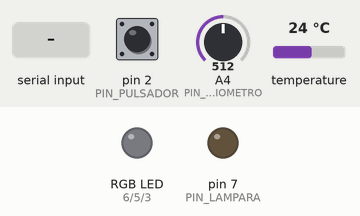
This sketch was run on a simulated Arduino Uno, built with avr-gcc and run on an emulated ATmega328P. Shown: an RGB LED mixed from three pins (HIGH = lit), output pins drawn as LEDs (lit = HIGH). The inputs (shaded band) are chosen by the test bench; at power-on: pin 2 (PIN_PULSADOR) LOW, temperature 24 °C, A4 (PIN_POTENCIOMETRO) = 512. Dim RGB values are drawn brighter than linear.

Above: at 1.2 s.
1.3 s: byte 68 (CARACTER_SENIAL_DISTANCIA_SP) received over Serial
At 3.2 s:
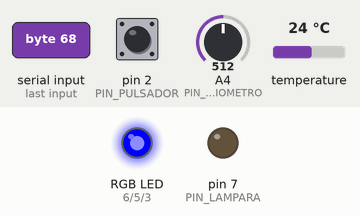
4.0 s: pin 2 (PIN_PULSADOR) pulled HIGH for 3.2 s
At 5.3 s:
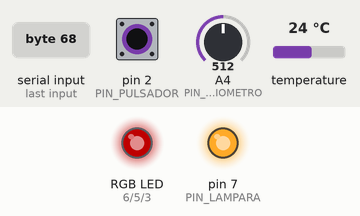
8.7 s: temperature set to 12 °C
At 10.6 s:
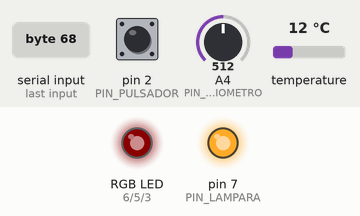
10.9 s: A4 (PIN_POTENCIOMETRO) set to 0
At 13.0 s:
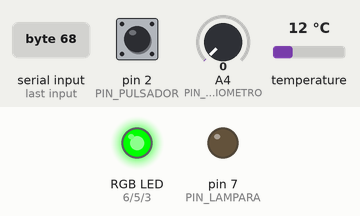
14.0 s: pin 2 (PIN_PULSADOR) pulled HIGH for 3.2 s
At 16.7 s:
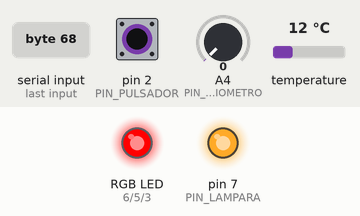
18.7 s: pin 2 (PIN_PULSADOR) pulled HIGH for 1 s
At 19.9 s:
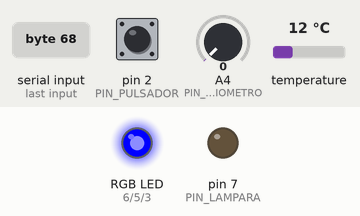
Timing chart, 0 to 21.7 s (numbered marks = the images above; inputs shaded):
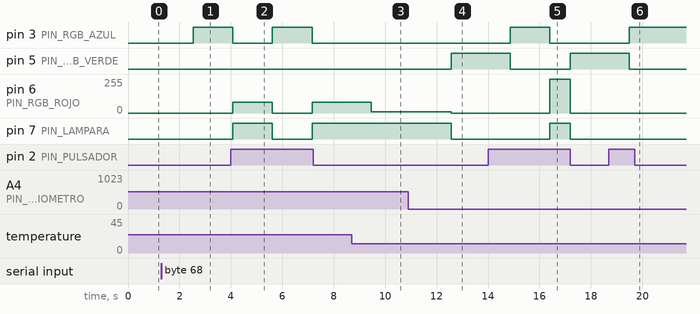

The sketch:

SmartBoiler.ino
```cpp
#include <DallasTemperature.h>
#include <OneWire.h>
#include <SoftwareSerial.h>

// ----------------------- Constantes -----------------------------
#define oneWirePin 12

// Valores de inicialización
#define BAUD_RATE 9600

// Valores lógicos pulsador
#define ENCENDER HIGH
#define APAGAR LOW

// Número de pin
#define PIN_LAMPARA 7
#define PIN_RGB_ROJO 6
#define PIN_RGB_VERDE 5
#define PIN_RGB_AZUL 3
#define PIN_PULSADOR 2
#define PIN_POTENCIOMETRO A4
#define PIN_SENSOR_TEMPERATURA A5
#define PIN_DISTANCIA_ECHO 9
#define PIN_DISTANCIA_TRIGGER 10
#define PIN_BT_TX 8
#define PIN_BT_RX 13

// Valores potenciómetro
#define MIN_VALOR_POTENCIOMETRO 0
#define MAX_VALOR_POTENCIOMETRO 1023

// Valores temperatura
#define MIN_TEMPERATURA 10
#define MAX_TEMPERATURA 99
#define FACTOR_ESCALA_TEMPERATURA 0.49
#define PUNTO_REFERENCIA_TEMPERATURA 50
#define PORCENTAJE_PERDIDA_TEMPERATURA 0.1
#define DECENA 10
#define TEMP_INICIAL_POTENCIOMETRO -1
#define CONVERTIR_ASCII_DECIMAL 48
#define VARIACION_RANGO_TEMPERATURA 1
#define INDICE_SENSOR_TEMP_LEER 0

// Valores RGB
#define RGB_LOW 0
#define RGB_HIGH 255

// Valores distancia
#define DELAY_LIMPIEZA_SENSOR_DISTANCIA 2
#define DELAY_TRIGGER_SENSOR_DISTANCIA 10
#define FACTOR_CONVERSION_DISTANCIA_CM 0.01723
#define DISTANCIA_AGUA_SUFICIENTE 10
#define CARACTER_SENIAL_DISTANCIA_SP 'D'
#define DISTANCIA_POR_DEFECTO 100

// Seniales Bluetooth
#define PRENDER_DESDE_BT 'E'
#define APAGAR_DESDE_BT 'A'
#define BT_TEMP 'T'

// -------------------- Variables globales ---------------------
int temperaturaDeseada;
int temperaturaActual;
int temperaturaAnteriorPotenciometro;
int temperaturaActualPotenciometro;
int distanciaActual;

// ------------------- Estados --------------------------------
enum estados
{
    ESTADO_PREPARADO,
    ESTADO_NO_PREPARADO,
    ESTADO_CALENTANDO,
    ESTADO_ESPERANDO
} estadoActual;

// ------------------ Eventos -----------------------------
enum eventos
{
    EVENTO_CONTINUE,
    EVENTO_ON,
    EVENTO_OFF,
    EVENTO_AGUA_SUFICIENTE,
    EVENTO_AGUA_INSUFICIENTE,
    EVENTO_TEMPERATURA_DESEADA_ALCANZADA,
    EVENTO_PERDIDA_TEMPERATURA_DESEADA,
    EVENTO_CALENTANDO,
    EVENTO_APAGAR
} eventoNuevo;
int indiceEvento = 0;
const int CANTIDAD_SENSORES_VERIFICAR = 5;
void verificarEstadoSensorPulsador();
void verificarDistancia();
void verificarEstadoSensorPotenciometroYTemperatura();
void verificarPerdidaTemperatura();
void verificarSenialBT();
void (*verificarSensor[CANTIDAD_SENSORES_VERIFICAR])() = {verificarEstadoSensorPulsador, verificarDistancia, verificarEstadoSensorPotenciometroYTemperatura, verificarPerdidaTemperatura, verificarSenialBT};

// --------------------- Configuración de librerias -----------------
OneWire oneWireBus(oneWirePin);
DallasTemperature sensor(&oneWireBus);
SoftwareSerial serialBT (PIN_BT_TX, PIN_BT_RX);

// ------------------------------------------------------------------
void setup()
{
    inicializacion();
    sensor.begin();
}

void loop()
{
    leerEventos();
    maquinaDeEstado();
}

void inicializacion()
{
    serialBT.begin(BAUD_RATE);
    Serial.begin(BAUD_RATE);
    pinMode(PIN_PULSADOR, INPUT);
    pinMode(PIN_SENSOR_TEMPERATURA, INPUT);
    pinMode(PIN_POTENCIOMETRO, INPUT);
    pinMode(PIN_DISTANCIA_ECHO, INPUT);
    pinMode(PIN_LAMPARA, OUTPUT);
    pinMode(PIN_RGB_AZUL, OUTPUT);
    pinMode(PIN_RGB_VERDE, OUTPUT);
    pinMode(PIN_RGB_ROJO, OUTPUT);
    pinMode(PIN_DISTANCIA_TRIGGER, OUTPUT);
    estadoActual = ESTADO_NO_PREPARADO;
    temperaturaAnteriorPotenciometro = TEMP_INICIAL_POTENCIOMETRO;
    distanciaActual = DISTANCIA_POR_DEFECTO;
}

void maquinaDeEstado ()
{
    switch (estadoActual)
    {
        case ESTADO_NO_PREPARADO:
            switch(eventoNuevo)
            {
                case EVENTO_ON:
                    notificarAguaInsuficiente();
                    estadoActual = ESTADO_NO_PREPARADO;
                    break;
                case EVENTO_AGUA_SUFICIENTE:
                    prenderRGBAzul();
                    estadoActual = ESTADO_PREPARADO;
                    break;
                case EVENTO_CONTINUE:
                    estadoActual = ESTADO_NO_PREPARADO;
                    break;
                default:
                    break;
            }
            break;
        case ESTADO_PREPARADO:
            switch(eventoNuevo)
            {
                case EVENTO_ON:
                    encenderCalentador();
                    regularIntensidadRGBRojo();
                    estadoActual = ESTADO_CALENTANDO;
                    break;
                case EVENTO_AGUA_INSUFICIENTE:
                    apagarRGB();
                    estadoActual = ESTADO_NO_PREPARADO;
                    break;
                case EVENTO_CONTINUE:
                    estadoActual = ESTADO_PREPARADO;
                    break;
                default:
                    break;
            }
            break;
        case ESTADO_CALENTANDO:
            switch(eventoNuevo)
            {
                case EVENTO_OFF:
                    apagarCalentador();
                    prenderRGBAzul();
                    notificarApagarCalentador();
                    estadoActual = ESTADO_PREPARADO;
                    break;
                case EVENTO_AGUA_INSUFICIENTE:
                    apagarCalentador();
                    apagarRGB();
                    estadoActual = ESTADO_NO_PREPARADO;
                    break;
                case EVENTO_CALENTANDO:
                    regularIntensidadRGBRojo();
                    notificarTemperaturaActualYDeseada();
                    estadoActual = ESTADO_CALENTANDO;
                    break;
                case EVENTO_TEMPERATURA_DESEADA_ALCANZADA:
                    notificarTemperaturaDeseadaAlcanzada();
                    apagarCalentador();
                    prenderRGBVerde();
                    estadoActual = ESTADO_ESPERANDO;
                    break;
                default:
                    break;
            }
            break;
        case ESTADO_ESPERANDO:
            switch(eventoNuevo)
            {
                case EVENTO_OFF:
                    apagarCalentador();
                    prenderRGBAzul();
                    estadoActual = ESTADO_PREPARADO;
                    break;
                case EVENTO_PERDIDA_TEMPERATURA_DESEADA:
                    encenderCalentador();
                    regularIntensidadRGBRojo();
                    estadoActual = ESTADO_CALENTANDO;
                    break;
                case EVENTO_AGUA_INSUFICIENTE:
                    apagarCalentador();
                    apagarRGB();
		    estadoActual = ESTADO_NO_PREPARADO;
                    break;
                case EVENTO_CONTINUE:
                    estadoActual = ESTADO_ESPERANDO;
                    break;
                default:
                    break;
            }
            break;
        default:
            break;
    }
}

// ------------------------- Captura de eventos ------------------------------------
void leerEventos()
{
        verificarSensor[indiceEvento]();
        indiceEvento = ++indiceEvento % CANTIDAD_SENSORES_VERIFICAR;
}

void verificarEstadoSensorPulsador()
{
    int valorLogicoPulsador = digitalRead(PIN_PULSADOR);

    if (valorLogicoPulsador == HIGH && (estadoActual == ESTADO_CALENTANDO || estadoActual == ESTADO_ESPERANDO))
    {
      eventoNuevo = EVENTO_OFF;
    }
    else if(valorLogicoPulsador == HIGH && (estadoActual == ESTADO_NO_PREPARADO || estadoActual == ESTADO_PREPARADO))
      eventoNuevo = EVENTO_ON;
    else
      eventoNuevo = EVENTO_CONTINUE;
}

void verificarEstadoSensorPotenciometroYTemperatura()
{
    temperaturaActualPotenciometro = leerTemperaturaPotenciometro();
    if(temperaturaActualPotenciometro > temperaturaAnteriorPotenciometro + VARIACION_RANGO_TEMPERATURA || temperaturaActualPotenciometro < temperaturaAnteriorPotenciometro - VARIACION_RANGO_TEMPERATURA)
    {
        temperaturaDeseada = temperaturaActualPotenciometro;
        temperaturaAnteriorPotenciometro = temperaturaActualPotenciometro;
    }
    temperaturaActual = leerValorSensorTemperatura();

    if (temperaturaActual >= temperaturaDeseada)
        eventoNuevo = EVENTO_TEMPERATURA_DESEADA_ALCANZADA;
    else
        eventoNuevo = EVENTO_CALENTANDO;
}

void verificarDistancia()
{
    int distanciaEnCM = calcularDistanciaCM();
    if(distanciaEnCM <= DISTANCIA_AGUA_SUFICIENTE)
        eventoNuevo = EVENTO_AGUA_SUFICIENTE;
    else
        eventoNuevo = EVENTO_AGUA_INSUFICIENTE;
}

void verificarPerdidaTemperatura()
{
    temperaturaActual = leerValorSensorTemperatura();

    if (temperaturaActual <= (temperaturaDeseada - (temperaturaDeseada * PORCENTAJE_PERDIDA_TEMPERATURA)))
        eventoNuevo = EVENTO_PERDIDA_TEMPERATURA_DESEADA;
    else
        eventoNuevo = EVENTO_CONTINUE;
}

void verificarSenialBT()
{
    if (serialBT.available())
    {
        char comandoBT = serialBT.read();

        switch(comandoBT)
        {
            case PRENDER_DESDE_BT:
              eventoNuevo = EVENTO_ON;
              break;
            case APAGAR_DESDE_BT:
              eventoNuevo = EVENTO_OFF;
              break;
            case BT_TEMP:
              	temperaturaDeseada = serialBT.parseInt();
              	break;
            default:
                eventoNuevo = EVENTO_CONTINUE;
            break;
        }
    }
    else
      eventoNuevo = EVENTO_CONTINUE;
}

// ------------- Funciones auxiliares de captura de eventos ----------------------

int calcularDistanciaCM ()
{
  if (Serial.available())
  {
    char comandoSP = Serial.read();

    if (comandoSP == CARACTER_SENIAL_DISTANCIA_SP)
    {
       distanciaActual = Serial.parseInt();
    }
  }

  return distanciaActual;
}


float leerTemperaturaPotenciometro()
{
    return convertirValorPotenciometroACelsius(analogRead(PIN_POTENCIOMETRO));
}

float convertirValorPotenciometroACelsius(float valor)
{
    return map(valor, MIN_VALOR_POTENCIOMETRO, MAX_VALOR_POTENCIOMETRO, MIN_TEMPERATURA, MAX_TEMPERATURA);
}

float leerValorSensorTemperatura()
{
  sensor.requestTemperatures();
  return sensor.getTempCByIndex(INDICE_SENSOR_TEMP_LEER);
}

float convertirValorSensorTemperaturaACelsius(float valorTemp)
{
    return ((valorTemp * FACTOR_ESCALA_TEMPERATURA) - PUNTO_REFERENCIA_TEMPERATURA);
}

// -------------- Funciones de acciones actuadores ----------------
void encenderCalentador()
{
    cambiarEstadoCalentador(ENCENDER);
}

void apagarCalentador()
{
    cambiarEstadoCalentador(APAGAR);
}

void cambiarEstadoCalentador(int estado)
{
    digitalWrite(PIN_LAMPARA, estado);
}

void prenderRGBVerde()
{
    digitalWrite(PIN_RGB_ROJO, RGB_LOW);
    digitalWrite(PIN_RGB_AZUL, RGB_LOW);
    digitalWrite(PIN_RGB_VERDE, RGB_HIGH);
}

void apagarRGB()
{
    digitalWrite(PIN_RGB_ROJO, RGB_LOW);
    digitalWrite(PIN_RGB_VERDE, RGB_LOW);
    digitalWrite(PIN_RGB_AZUL, RGB_LOW);
}

void prenderRGBAzul()
{
    digitalWrite(PIN_RGB_ROJO, RGB_LOW);
    digitalWrite(PIN_RGB_VERDE, RGB_LOW);
    digitalWrite(PIN_RGB_AZUL, RGB_HIGH);
}

int definirIntensidadColor()
{
    return map(temperaturaActual, MIN_TEMPERATURA, temperaturaDeseada, RGB_LOW, RGB_HIGH);
}

void regularIntensidadRGBRojo()
{
    const int intensidadRojo = definirIntensidadColor();
    analogWrite(PIN_RGB_ROJO, intensidadRojo);
    digitalWrite(PIN_RGB_VERDE, RGB_LOW);
    digitalWrite(PIN_RGB_AZUL, RGB_LOW);
}

//---------------------------- Notificación por Bluetooth --------------------------
void notificarAguaInsuficiente ()
{
    serialBT.println("Agua insuficiente");
}

void notificarApagarCalentador ()
{
    serialBT.println("Apagar calendator");
}

void notificarTemperaturaActualYDeseada ()
{
    serialBT.println(String(temperaturaActual) + "°/" + String(temperaturaDeseada));
}

void notificarTemperaturaDeseadaAlcanzada ()
{
    serialBT.println("Temperatura deseada alcanzada");
}
```

Measured:
- after the input at 1.3 s, pin 3 (PIN_RGB_AZUL): LOW → HIGH after 1.2 s
- after the input at 4.0 s, pin 3 (PIN_RGB_AZUL): HIGH → LOW after 0.07 s, → HIGH 1.5 s later, → LOW 1.5 s later; pin 6 (PIN_RGB_ROJO): 0/255 → 81/255 after 0.07 s, → 0/255 1.5 s later, → 81/255 1.5 s later; pin 7 (PIN_LAMPARA): LOW → HIGH after 0.07 s, → LOW 1.5 s later, → HIGH 1.5 s later
- after the input at 8.7 s, pin 6 (PIN_RGB_ROJO): 81/255 → 11/255 after 0.76 s
- after the input at 10.9 s, pin 5 (PIN_RGB_VERDE): LOW → HIGH after 1.7 s; pin 6 (PIN_RGB_ROJO): 11/255 → 0/255 after 1.7 s; pin 7 (PIN_LAMPARA): HIGH → LOW after 1.7 s
- after the input at 14.0 s, pin 3 (PIN_RGB_AZUL): LOW → HIGH after 0.87 s, → LOW 1.5 s later; pin 5 (PIN_RGB_VERDE): HIGH → LOW after 0.87 s, → HIGH 2.3 s later; pin 6 (PIN_RGB_ROJO): 0/255 → 255/255 after 2.4 s, → 0/255 0.80 s later; pin 7 (PIN_LAMPARA): LOW → HIGH after 2.4 s, → LOW 0.80 s later
- after the input at 18.7 s, pin 3 (PIN_RGB_AZUL): LOW → HIGH after 0.78 s; pin 5 (PIN_RGB_VERDE): HIGH → LOW after 0.78 s
